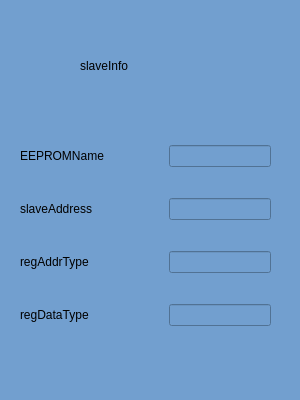
<?xml version="1.0" encoding="UTF-8"?>
<ui version="4.0">
 <class>EepromslaveInfoConfig</class>
 <widget class="QWidget" name="EepromslaveInfoConfig">
  <property name="geometry">
   <rect>
    <x>0</x>
    <y>0</y>
    <width>300</width>
    <height>400</height>
   </rect>
  </property>
  <property name="minimumSize">
   <size>
    <width>300</width>
    <height>400</height>
   </size>
  </property>
  <property name="maximumSize">
   <size>
    <width>300</width>
    <height>400</height>
   </size>
  </property>
  <property name="windowTitle">
   <string>Form</string>
  </property>
  <property name="styleSheet">
   <string notr="true">background-color: rgb(114, 159, 207);</string>
  </property>
  <widget class="QLabel" name="label">
   <property name="geometry">
    <rect>
     <x>80</x>
     <y>40</y>
     <width>141</width>
     <height>51</height>
    </rect>
   </property>
   <property name="styleSheet">
    <string notr="true">font: 25 28pt &quot;Microsoft YaHei UI Light&quot;;</string>
   </property>
   <property name="text">
    <string>slaveInfo</string>
   </property>
  </widget>
  <widget class="QWidget" name="">
   <property name="geometry">
    <rect>
     <x>20</x>
     <y>120</y>
     <width>251</width>
     <height>231</height>
    </rect>
   </property>
   <layout class="QVBoxLayout" name="verticalLayout">
    <item>
     <layout class="QHBoxLayout" name="horizontalLayout" stretch="1,0,1">
      <item>
       <widget class="QLabel" name="label_2">
        <property name="text">
         <string>EEPROMName</string>
        </property>
       </widget>
      </item>
      <item>
       <spacer name="horizontalSpacer">
        <property name="orientation">
         <enum>Qt::Horizontal</enum>
        </property>
        <property name="sizeHint" stdset="0">
         <size>
          <width>40</width>
          <height>20</height>
         </size>
        </property>
       </spacer>
      </item>
      <item>
       <widget class="QLineEdit" name="le_EEPROMName"/>
      </item>
     </layout>
    </item>
    <item>
     <layout class="QHBoxLayout" name="horizontalLayout_5" stretch="1,0,1">
      <item>
       <widget class="QLabel" name="label_6">
        <property name="text">
         <string>slaveAddress</string>
        </property>
       </widget>
      </item>
      <item>
       <spacer name="horizontalSpacer_5">
        <property name="orientation">
         <enum>Qt::Horizontal</enum>
        </property>
        <property name="sizeHint" stdset="0">
         <size>
          <width>40</width>
          <height>20</height>
         </size>
        </property>
       </spacer>
      </item>
      <item>
       <widget class="QLineEdit" name="le_slaveAddress"/>
      </item>
     </layout>
    </item>
    <item>
     <layout class="QHBoxLayout" name="horizontalLayout_6" stretch="1,0,1">
      <item>
       <widget class="QLabel" name="label_7">
        <property name="text">
         <string>regAddrType</string>
        </property>
       </widget>
      </item>
      <item>
       <spacer name="horizontalSpacer_6">
        <property name="orientation">
         <enum>Qt::Horizontal</enum>
        </property>
        <property name="sizeHint" stdset="0">
         <size>
          <width>40</width>
          <height>20</height>
         </size>
        </property>
       </spacer>
      </item>
      <item>
       <widget class="QLineEdit" name="le_regAddrType"/>
      </item>
     </layout>
    </item>
    <item>
     <layout class="QHBoxLayout" name="horizontalLayout_7" stretch="1,0,1">
      <item>
       <widget class="QLabel" name="label_8">
        <property name="text">
         <string>regDataType</string>
        </property>
       </widget>
      </item>
      <item>
       <spacer name="horizontalSpacer_7">
        <property name="orientation">
         <enum>Qt::Horizontal</enum>
        </property>
        <property name="sizeHint" stdset="0">
         <size>
          <width>40</width>
          <height>20</height>
         </size>
        </property>
       </spacer>
      </item>
      <item>
       <widget class="QLineEdit" name="le_regDataType"/>
      </item>
     </layout>
    </item>
   </layout>
  </widget>
 </widget>
 <resources/>
 <connections/>
</ui>
